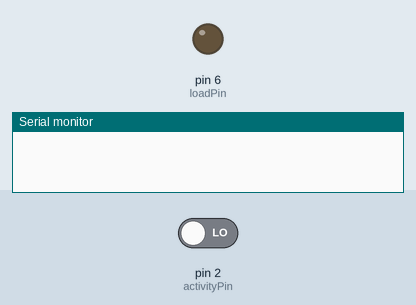
This sketch was run on a simulated Arduino Uno, built with avr-gcc and run on an emulated ATmega328P. Shown: output pins drawn as LEDs (lit = HIGH), the last lines printed to the serial monitor. The test bench sets the inputs (shaded band); at power-on: pin 2 (activityPin) LOW.

Above: at 1.2 s.
1.3 s: pin 2 (activityPin) driven HIGH
At 1.6 s:
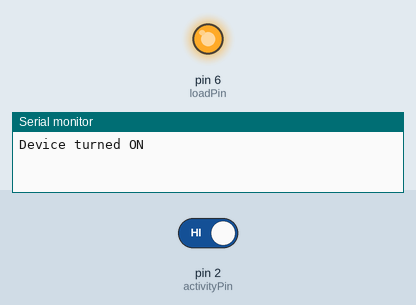
Timing chart, 0 to 4.3 s (numbered marks = the images above; inputs shaded):
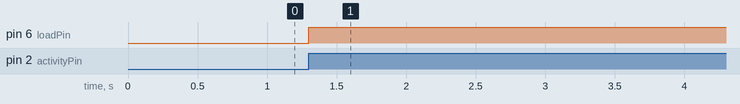

The sketch:

task_3-1.ino
```cpp
const int activityPin = 2;    // Example: motion sensor or any input signal
const int loadPin = 6;        // Relay or MOSFET controlling the load
const unsigned long timeout = 3000; // 10 seconds of inactivity before turning off

unsigned long lastActiveTime = 0;
bool isOn = false;

void setup() {
  pinMode(activityPin, INPUT);     // HIGH when active
  pinMode(loadPin, OUTPUT);
  digitalWrite(loadPin, LOW);      // Start OFF
  Serial.begin(9600);
}

void loop() {
  bool active = digitalRead(activityPin);

  if (active) {
    lastActiveTime = millis();
    if (!isOn) {
      digitalWrite(loadPin, HIGH); // Turn ON load
      isOn = true;
      Serial.println("Device turned ON");
    }
  }

  // Auto-OFF after timeout of inactivity
  if (isOn && (millis() - lastActiveTime > timeout)) {
    digitalWrite(loadPin, LOW);  // Turn OFF load
    isOn = false;
    Serial.println("Device turned OFF due to inactivity");
  }
}
```

Measured:
- after the input at 1.3 s, pin 6 (loadPin): LOW → HIGH at once
